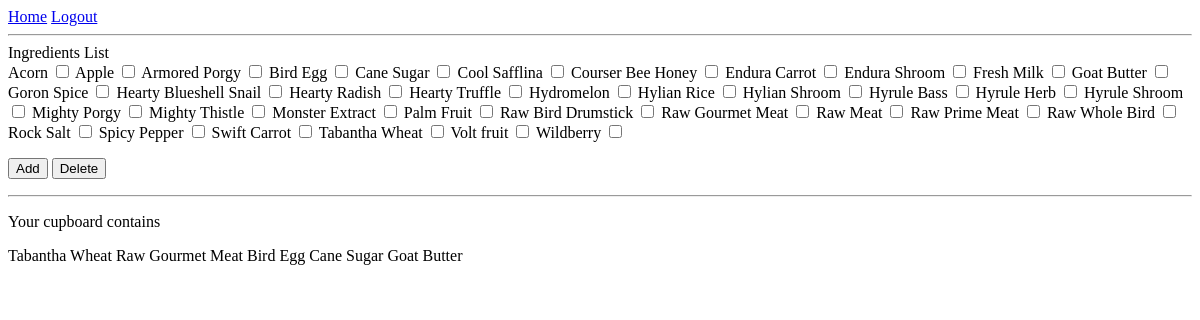
The page /ingredients/tom (signed in) on the database as committed earlier.
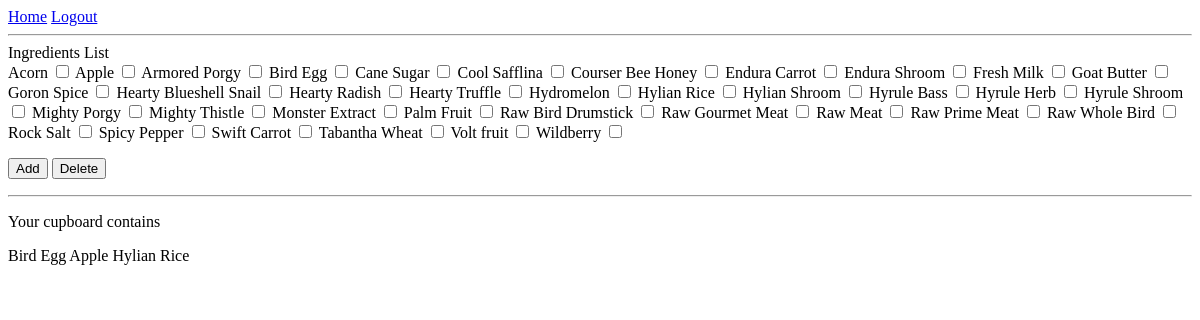
The same page on the database as committed later.
### app/models.py (models this page shows)
class Cupboard(db.Model):
    id = db.Column(db.Integer, primary_key=True)
    user_id = db.Column(db.Integer, db.ForeignKey('user.id'))
    ingred = db.Column(db.Integer, db.ForeignKey('ingredients.id'))
    quantity = db.Column(db.Integer)

class Ingredients(db.Model):
    id = db.Column(db.Integer, primary_key=True)
    ing_name = db.Column(db.String(64), index=True, unique=True)
    cupboard = db.relationship('Cupboard', backref='ingredients', lazy=True)

### app/routes.py (the view, shortened to what this page needs)
@app.route('/ingredients/<username>', methods=['POST', 'GET'])
@login_required
def ingredients(username):
    user = User.query.filter_by(username=username).first()
    form = AddDeleteForm()
    cupboard = Cupboard.query.filter_by(user_id=user.id)
    return render_template('ingredients.html',form=form, cupboard=cupboard)

### app/forms.py
class AddDeleteForm(FlaskForm):
    results = Ingredients.query.all()
    ing_list = sorted([(x.id, x.ing_name) for x in results], key=lambda x:x[1])
    example = MultiCheckboxField('Label', choices=ing_list, coerce=int)
    submit1 = SubmitField('Add')
    submit2 = SubmitField('Delete')

### app/models.py (called while the page is built)
@login.user_loader
def load_user(id):
    return User.query.get(int(id))

### app/templates/ingredients.html (shortened to what this page needs)
{% extends "base.html" %}
{%  block content %}
    Ingredients List
<form action="" method="post">
{% with test = form.example %}
    {% for field in test %}
        {{ field.label(class_='checkbox-inline') }}
        {{ field }}
    {% endfor %}
{% endwith %}
<p>{{ form.submit1() }} {{ form.submit2() }}</p>
    </form>
<hr>
    <p> Your cupboard contains</p>
    {% if cupboard %}
    {% for item in cupboard %}
        {{ item.ingredients.ing_name }}
    {% endfor %}
    {% endif %}
{% endblock %}

### app/templates/base.html (shortened to what this page needs)
<!DOCTYPE html>
<html lang="en">
<head>
</head>
<body>
 <div>
        <a href="{{ url_for('index') }}">Home</a>
        {% if current_user.is_anonymous %}
        <a href="{{ url_for('login') }}">Login</a>
        {% else %}
        <a href="{{ url_for('logout') }}">Logout</a>
        {% endif %}
 </div>
<hr>
{% block content %} {% endblock %}
</body>
</html>

Rows that differ between the two databases and show on the page:
removed Cupboard: ingredients.ing_name "Tabantha Wheat"
removed Cupboard: ingredients.ing_name "Raw Gourmet Meat"
removed Cupboard: ingredients.ing_name "Cane Sugar"
removed Cupboard: ingredients.ing_name "Goat Butter"
added Cupboard: ingredients.ing_name "Apple"
added Cupboard: ingredients.ing_name "Hylian Rice"
